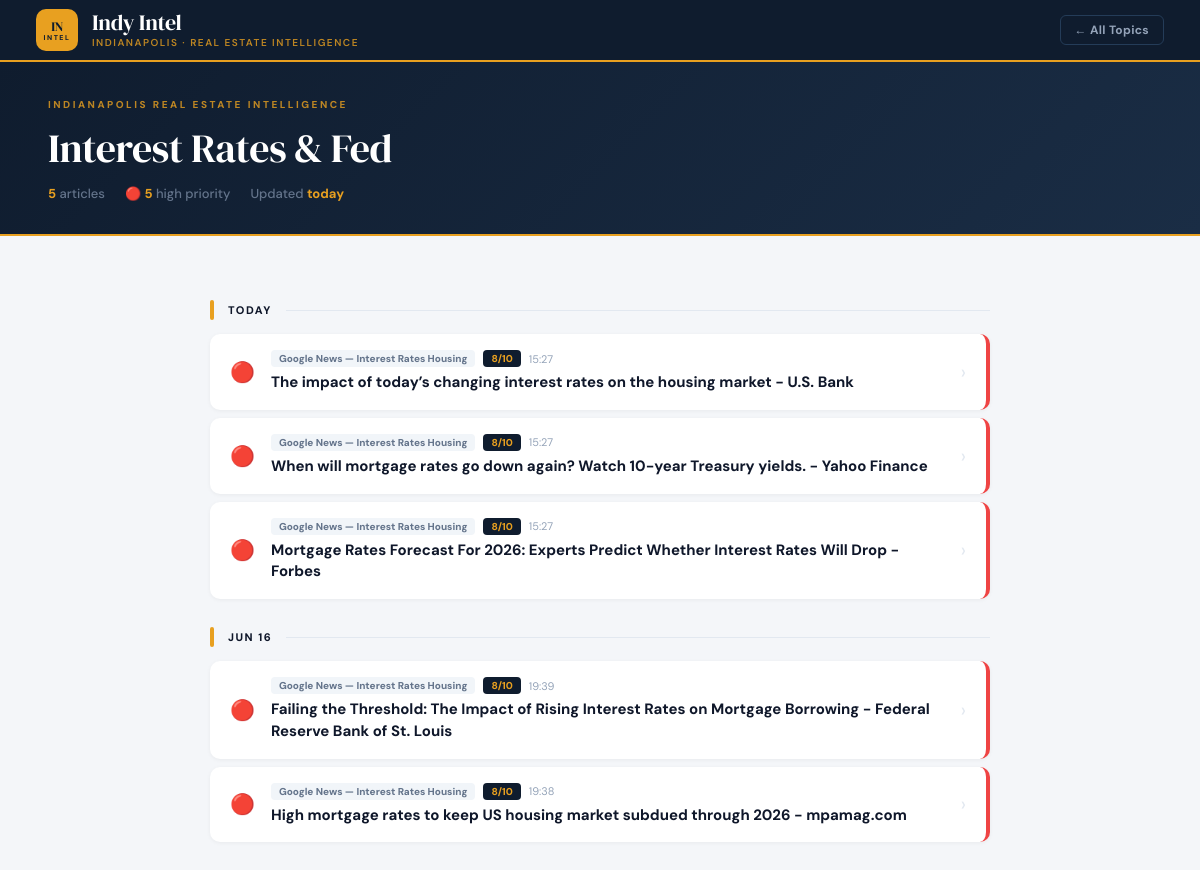
Screenshot of /category/Interest_Rates_and_Fed with the database file from the repository.
### tables this page shows
CREATE TABLE articles (
            id INTEGER PRIMARY KEY AUTOINCREMENT,
            title TEXT NOT NULL,
            url TEXT UNIQUE NOT NULL,
            real_url TEXT,
            source TEXT,
            published TEXT,
            full_text TEXT,
            summary_he TEXT,
            light TEXT DEFAULT 'green',
            relevance_score INTEGER DEFAULT 0,
            fetched_at TEXT DEFAULT (datetime('now')),
            analyzed INTEGER DEFAULT 0
        , category TEXT DEFAULT 'General', is_read INTEGER DEFAULT 0);

### app.py (the view)
@app.route("/category/<path:cat_name>")
def category(cat_name):
    by_cat = get_articles_by_category()
    matched = None
    for cat, date_groups in by_cat.items():
        slug = cat.replace(' ','_').replace('&','and').replace('/','_')
        if slug == cat_name or cat == cat_name:
            matched = (cat, date_groups)
            break
    if not matched:
        return redirect('/')
    return render_template("category.html", cat_name=matched[0], date_groups=matched[1])

### app.py (called while the page is built)
@app.context_processor
def inject_globals():
    def get_neighborhoods():
        return sorted(NEIGHBORHOODS, key=lambda x: x["crime_index"])
    return dict(get_neighborhoods=get_neighborhoods)

### database.py (called while the page is built)
def get_conn():
    conn = sqlite3.connect(DB_PATH)
    conn.row_factory = sqlite3.Row
    return conn

### templates/category.html (shortened to what this page needs)
<!DOCTYPE html>
<html lang="en">
<head>
<link rel="stylesheet" href="/static/brand.css?v=1">
</head>
<body>
<header class="site-header">
  <a href="/" class="brand">
    <div class="brand-logo">
      <div class="brand-logo-top">IN</div>
      <div class="brand-logo-bottom">INTEL</div>
    </div>
    <div class="brand-text">
      <div class="brand-name">Indy Intel</div>
      <div class="brand-sub">Indianapolis · Real Estate Intelligence</div>
    </div>
  </a>
  <div class="header-right">
    <a href="/" class="back-link">← All Topics</a>
  </div>
</header>
{% set total = namespace(n=0) %}
{% set reds  = namespace(n=0) %}
{% for dl, arts in date_groups.items() %}
  {% set total.n = total.n + arts|length %}
  {% for a in arts %}{% if a.light == 'red' %}{% set reds.n = reds.n+1 %}{% endif %}{% endfor %}
{% endfor %}
<div class="cat-hero">
  <div class="hero-label">Indianapolis Real Estate Intelligence</div>
  <div class="hero-title">{{ cat_name }}</div>
  <div class="hero-stats">
    <div class="hero-stat"><span>{{ total.n }}</span> articles</div>
    {% if reds.n > 0 %}<div class="hero-stat">🔴 <span>{{ reds.n }}</span> high priority</div>{% endif %}
    <div class="hero-stat">Updated <span>today</span></div>
  </div>
</div>
<div class="content">
  {% for date_label, arts in date_groups.items() %}
  <div class="date-block">
    <div class="date-strip">
      <div class="date-accent"></div>
      <div class="date-label">{{ date_label }}</div>
      <div class="date-line"></div>
    </div>
    <div class="a-list">
      {% for article in arts %}
      <a href="/article/{{ article.id }}" class="a-card {{ article.light }} {% if article.is_read %}is-read{% endif %}">
        <div class="a-sig">{% if article.light=='red' %}🔴{% elif article.light=='yellow' %}🟡{% else %}🟢{% endif %}</div>
        <div class="a-body">
          <div class="a-meta">
            <span class="a-src">{{ article.source }}</span>
            {% if article.relevance_score and article.relevance_score > 0 %}<span class="a-score">{{ article.relevance_score }}/10</span>{% endif %}
            <span class="a-date">{{ article.fetched_at[11:16] if article.fetched_at|length > 10 else '' }}</span>
          </div>
          <div class="a-title">{{ article.title }}</div>
        </div>
        {% if article.is_read %}
        <div class="read-check">✓</div>
        {% else %}
        <div class="a-arr">›</div>
        {% endif %}
      </a>
      {% endfor %}
    </div>
  </div>
  {% endfor %}
</div>
</body>
</html>

### static/brand.css (style rules this page uses)
:root { --navy: #0f1c2e; --navy2: #1a2d45; --navy3: #243c58; --gold: #e8a020; --gold2: #f5b840; --white: #ffffff; --bg: #f4f6f9; --border: #e2e8f0; --text: #0f172a; --muted: #64748b; --light: #94a3b8; --red: #dc2626; --yellow: #d97706; --green: #059669; }
* { box-sizing: border-box; margin: 0; padding: 0; }
html, body { font-family: 'DM Sans', sans-serif; background: var(--bg); color: var(--text); }
.site-header { background: var(--navy); height: 62px; display: flex; align-items: center; justify-content: space-between; padding: 0 36px; position: sticky; top: 0; z-index: 200; border-bottom: 2px solid var(--gold); }
.brand { display: flex; align-items: center; gap: 14px; text-decoration: none; }
.brand-logo { width: 42px; height: 42px; background: var(--gold); border-radius: 10px; display: flex; align-items: center; justify-content: center; flex-direction: column; gap: 1px; flex-shrink: 0; }
.brand-logo-top { font-family: 'DM Serif Display', serif; font-size: 13px; color: var(--navy); line-height: 1; letter-spacing: -0.5px; }
.brand-logo-bottom { font-size: 7px; font-weight: 800; color: var(--navy); letter-spacing: 1.5px; text-transform: uppercase; line-height: 1; }
.brand-text { display: flex; flex-direction: column; }
.brand-name { font-family: 'DM Serif Display', serif; font-size: 22px; color: var(--white); line-height: 1; letter-spacing: -0.3px; }
.brand-sub { font-size: 10px; color: var(--gold); font-weight: 600; letter-spacing: 1.5px; text-transform: uppercase; margin-top: 3px; opacity: 0.8; }
.header-right { display: flex; align-items: center; gap: 16px; }
.back-link { display: flex; align-items: center; gap: 7px; color: var(--light); text-decoration: none; font-size: 12px; font-weight: 700; letter-spacing: 0.3px; padding: 6px 14px; border-radius: 6px; border: 1px solid var(--navy3); transition: all 0.18s; }

### templates/category.html (style rules this page uses)
.cat-hero { background: linear-gradient(135deg, var(--navy) 0%, var(--navy2) 100%); padding: 36px 48px 32px; border-bottom: 2px solid var(--gold); }
.hero-label { font-size: 10px; font-weight: 800; text-transform: uppercase; letter-spacing: 2.5px; color: var(--gold); opacity: 0.8; margin-bottom: 10px; }
.hero-title { font-family: 'DM Serif Display', serif; font-size: 40px; color: #fff; margin-bottom: 10px; letter-spacing: -0.5px; }
.hero-stats { display: flex; gap: 20px; align-items: center; }
.hero-stat { font-size: 13px; color: #64748b; font-weight: 500; }
.hero-stat span { color: var(--gold); font-weight: 700; }
.content { max-width: 860px; margin: 0 auto; padding: 36px 40px 80px; }
.date-block { margin-bottom: 6px; }
.date-strip { display: flex; align-items: center; gap: 14px; margin: 28px 0 14px; }
.date-accent { width: 4px; height: 20px; background: var(--gold); border-radius: 2px; flex-shrink: 0; }
.date-label { font-size: 11px; font-weight: 800; text-transform: uppercase; letter-spacing: 1.5px; color: var(--text); }
.date-line { flex: 1; height: 1px; background: var(--border); }
.a-list { display: flex; flex-direction: column; gap: 8px; }
.a-card { background: var(--white); border-radius: 10px; padding: 16px 20px; display: flex; align-items: center; gap: 16px; text-decoration: none; color: inherit; border-right: 4px solid var(--border); box-shadow: 0 1px 4px rgba(0,0,0,0.05); transition: all 0.2s; }
.a-card.red { border-right-color: #ef4444; }
.a-sig { font-size: 20px; flex-shrink: 0; }
.a-body { flex: 1; min-width: 0; }
.a-meta { display: flex; align-items: center; gap: 8px; margin-bottom: 5px; }
.a-src { font-size: 10px; font-weight: 800; color: var(--muted); background: #f1f5f9; padding: 2px 8px; border-radius: 4px; }
.a-score { font-size: 10px; font-weight: 800; background: var(--navy); color: var(--gold); padding: 2px 8px; border-radius: 4px; }
.a-date { font-size: 11px; color: var(--light); }
.a-title { font-size: 15px; font-weight: 700; color: var(--text); line-height: 1.45; }
.a-arr { font-size: 20px; color: var(--border); flex-shrink: 0; }

### rows the page displays
articles: source "Google News — Interest Rates Housing", relevance_score "8", fetched_at "15:27", title "The impact of today’s changing interest rates on the housing market - U.S. Bank"
articles: source "Google News — Interest Rates Housing", relevance_score "8", fetched_at "15:27", title "When will mortgage rates go down again? Watch 10-year Treasury yields. - Yahoo Finance"
articles: source "Google News — Interest Rates Housing", relevance_score "8", fetched_at "15:27", title "Mortgage Rates Forecast For 2026: Experts Predict Whether Interest Rates Will Drop - Forbes"
articles: source "Google News — Interest Rates Housing", relevance_score "8", fetched_at "19:39", title "Failing the Threshold: The Impact of Rising Interest Rates on Mortgage Borrowing - Federal Reserve Bank of St. Louis"
articles: source "Google News — Interest Rates Housing", relevance_score "8", fetched_at "19:38", title "High mortgage rates to keep US housing market subdued through 2026 - mpamag.com"

### other values shown
{{ cat_name }} "Interest Rates & Fed"
{{ total.n }} "5"
{{ reds.n }} "5"
{{ date_label }} "TODAY" "JUN 16"
